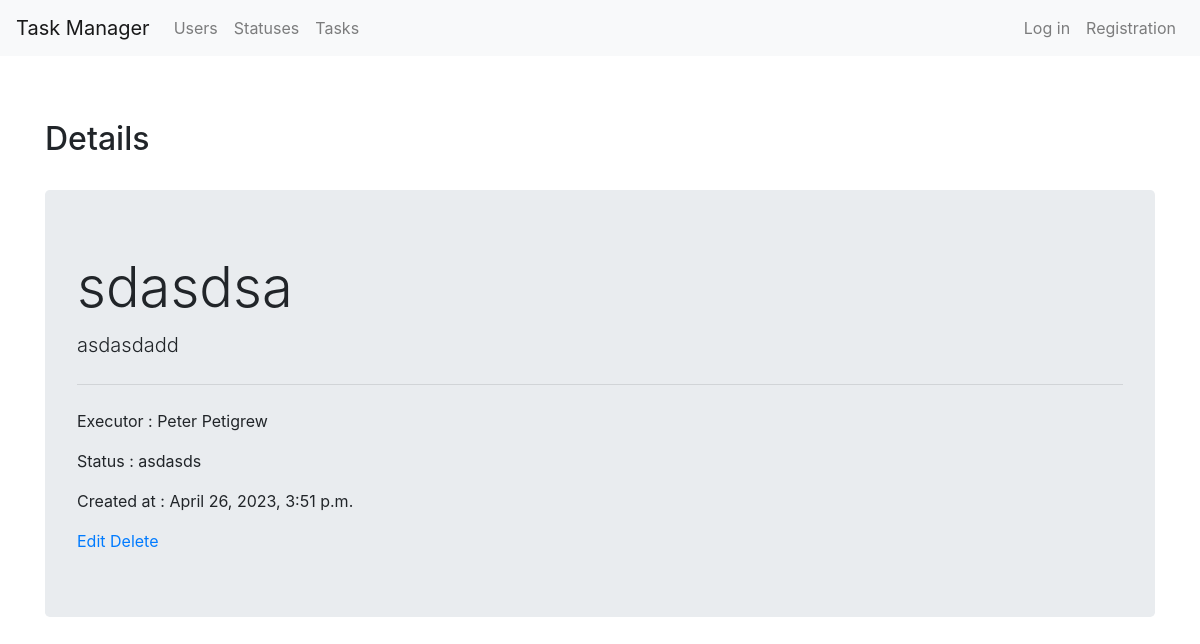
/tasks/1/, run on the app's committed database.
### tasks/models.py (models this page shows, shortened)
class Tasks(models.Model):
    name = models.CharField(max_length=140)
    description = models.TextField()
    status = models.ForeignKey(Statuses, on_delete=models.PROTECT)
    executor = models.ForeignKey(User, on_delete=models.PROTECT)
    date = models.DateTimeField(auto_now_add=True)

### users/models.py (models this page shows)
class User(AbstractUser):
    def __str__(self):
        return self.get_full_name()

### statuses/models.py (models this page shows, shortened)
class Statuses(models.Model):
    name = models.CharField(max_length=120)
    date = models.DateTimeField(auto_now_add=True)

### tasks/views.py (the view)
# urls.py: path('<int:pk>/', views.TaskDetails.as_view(), name='task_details'),
class TaskDetails(DetailView):
    template_name = 'tasks/task_detail.html'
    model = Tasks
    context_object_name = 'tasks'

### tasks/templates/tasks/task_detail.html
{% extends 'main_page/base.html' %}
{% load bootstrap4 %}
{% block body %}
    <br>
<h2>Details</h2>
<br>
<div class="jumbotron">
  <h1 class="display-4">{{ tasks.name }}</h1>
  <p class="lead">{{ tasks.description }}</p>
  <hr class="my-4">
  <p>Executor : {{ tasks.executor }}</p>
  <p>Status : {{ tasks.status.name }}</p>
  <p>Created at : {{ tasks.date }} </p>
                       <a href="{% url 'task_edit' pk=tasks.id %}">Edit</a>
                        <a href="{% url 'task_delete' pk=tasks.id %}">Delete</a>
</div>
{% endblock %}

### data on the page
Tasks: name "sdasdsa", description "asdasdadd", executor "Peter Petigrew", status.name "asdasds", date "April 26, 2023, 3:51 p.m."
